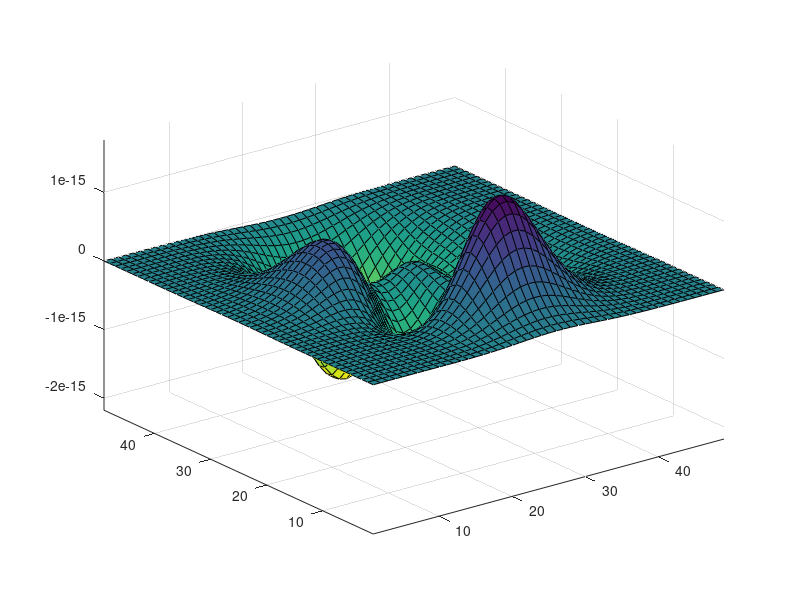

Recreate this plot in MATLAB.
figure('Position',[100 100 850 600])
Z = peaks; surf(Z); 
axis tight
set(gca,'NextPlot','replacechildren');
% Record the movie
for j = 1:20 
    surf(sin(2*pi*j/20)*Z,Z)
    F(j) = getframe;
end
% use 1st frame to get dimensions
[h, w, p] = size(F(1).cdata);
hf = figure; 
% resize figure based on frame's w x h, and place at (150, 150)
set(hf, 'Position', [150 150 w h]);
axis off
% Place frames at bottom left
movie(hf,F,4,30,[0 0 0 0]);